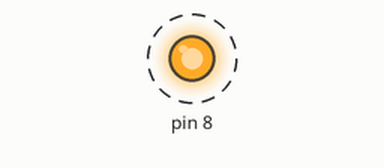
Bench run of a sketch on a simulated Arduino Uno, built with avr-gcc and run on an emulated ATmega328P. On the bench: output pins drawn as LEDs (lit = HIGH). Dashed ring = blinking.

Above: at 0.2 s.
Timing chart, 0 to 3.0 s (numbered marks = the images above):
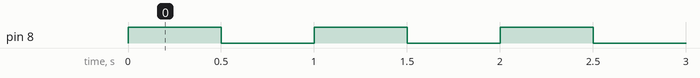

Measured:
- by itself, pin 8: alternates HIGH for 0.50 s and LOW for 0.50 s

The sketch:

Task7_TimerLED.ino
```cpp
unsigned long loop_timer; // 32-bit
bool mode = 0;

void setup() {
  pinMode(8, OUTPUT);
  loop_timer = micros() + 500000;
}

void loop() {
  if (mode == 0) {
    digitalWrite(8, HIGH);
    mode = 1;
  }
  else {
    digitalWrite(8, LOW);
    mode = 0;
  }

  while (micros() < loop_timer); // while micros() < loop_timer, hold there and wait
  loop_timer += 500000; // once micros() > loop_timer, add 500000 us to loop_timer.
}
```
